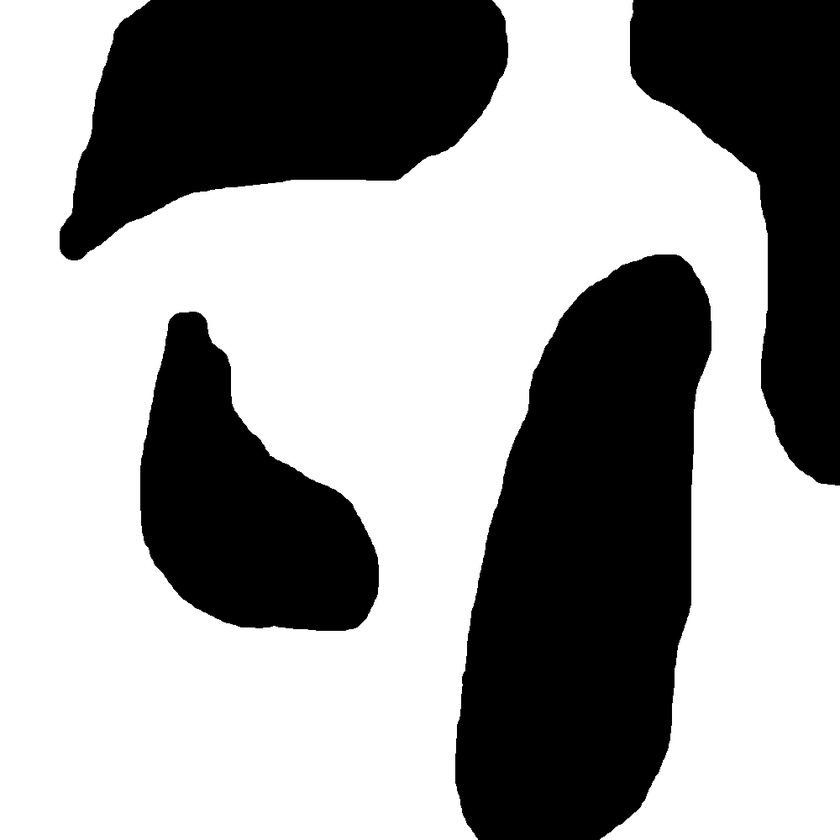
#> input picture PSC/src/Carte2.png, 840 x 840 px, shrunk from 1000 x 1000 before the run
$ python Creer_carte2.py   (older library calls are emulated)
#> lines starting #> are read from the running program, lines starting #| are printed output that depends on the picture; after the words box and inside, x2 and y2 are one past the last pixel; in counts of white or black regions, pixels touching at a corner belong together
#> further down, image_init is the input picture: shape (840, 840); min 0, max 255, mean 154.4
'''
Created on 30 déc. 2016

@author: remi
'''
#!/usr/bin/python
# -*- coding: utf-8 -*-
import numpy as np
import matplotlib.pyplot as plt
from scipy import misc
import time
import heapq

class Noeud(object):
    def __lt__(self, other):
        return comparer2Points(self, other)

    # [7 lines left out: function __init__, not called in this run]

    def _get_posX(self):
        return(self._posX)
    def _set_posX(self,posX):
        self._posX=posX

    posX=property(_get_posX,_set_posX)
    def _get_posY(self):
        return(self._posY)
    def _set_posY(self,posY):
        self._posY=posY

    posY=property(_get_posY,_set_posY)

    def _get_heuristique(self):
        return(self._heuristique)
    def _set_heuristique(self,heuristique):
        self._heuristique=heuristique
    heuristique=property(_get_heuristique,_set_heuristique)
    def _get_parent(self):
        return(self._parent)
    def _set_parent(self,parent):
        self._parent=parent
    parent=property(_get_parent,_set_parent)
    def __eq__(self,other):
        return ((self._get_posX()==other._get_posX()) and (self._get_posY()==other._get_posY()))

    def __lt__(self,other):
        return (self.heuristique<other.heuristique)
    def __gt__(self,other):
        return (self.heuristique>other.heuristique)

class A_star(object):
    # [5 lines left out: function __init__, not called in this run]
    def start(self):
        q_liste=[]
        q=heapq.heappush(q_liste, self.noeudI) # q is the heap wich give us


def NoeudDWN(noeud,Map):
    return(Map[noeud.posY+1][noeud.posX])
def NoeudUP(noeud,Map):
    return(Map[noeud.posY-1][noeud.posX])

def NoeudWST(noeud,Map):
    return(Map[noeud.posY][noeud.posX+1])

def NoeudEST(noeud,Map):
    return(Map[noeud.posY][noeud.posX-1])

def distance(noeud1,noeud2):
    return(abs(noeud1.posX-noeud2.posX)+abs(noeud1.posY-noeud2.posY))

# [6 lines left out: function reconstituerChemin, not called in this run]

def position(noeud):
    return(noeud.posX+'   '+noeud.posY)


# [71 lines left out: functions planificationRoute, cheminValide, comparer2Points, not called in this run]

def binarise(tab, seuil):
    '''
    Cette fonction renvoie un tableau repr�sentant l'image binaris�e
    '''
#> called with seuil = 125
    hauteur=len(tab)
#> hauteur = 840
    largeur=len(tab[0])
#> largeur = 840
    for i in range (0,hauteur,1) :
        for j in range (0,largeur,1) :
            #print(i,j)
            if(tab[i][j] >= seuil):
                tab[i][j] = 0
            else:
                tab[i][j] = 1
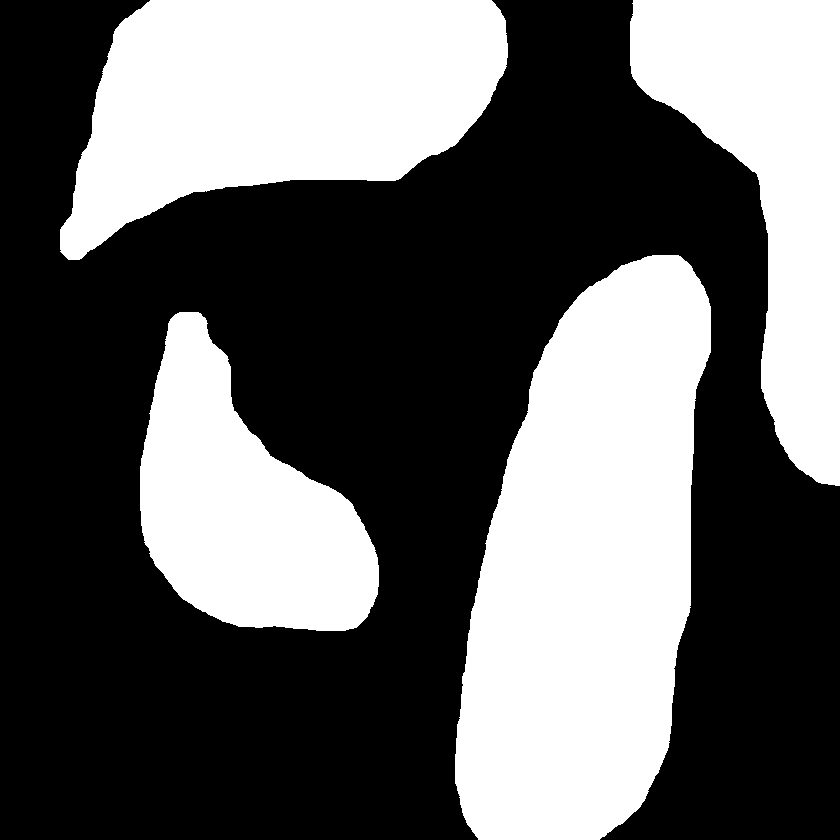
#> tab: shape (840, 840); values 0 (black) and 1 (white), 39.4% white; 4 white regions, box (x1, y1, x2, y2) and area: (455, 255, 711, 840) 106984, (60, 0, 508, 260) 74605, (630, 0, 840, 486) 52091, (140, 312, 379, 631) 44614
    return (tab,hauteur,largeur)

# [100 lines left out: functions initMap, see, Trajet, compteAZero, copy, visualisation and 1 more, not called in this run]


image_init=misc.imread('Carte2.png')
t0=time.clock()
tab,n,m=binarise(image_init,125)
#> n = 840; m = 840
print("algo start")
#> (the run stopped early here; a loop or call above may not have finished)

$ run again, with PSC/src/Carte5.png copied over PSC/src/Carte2.png
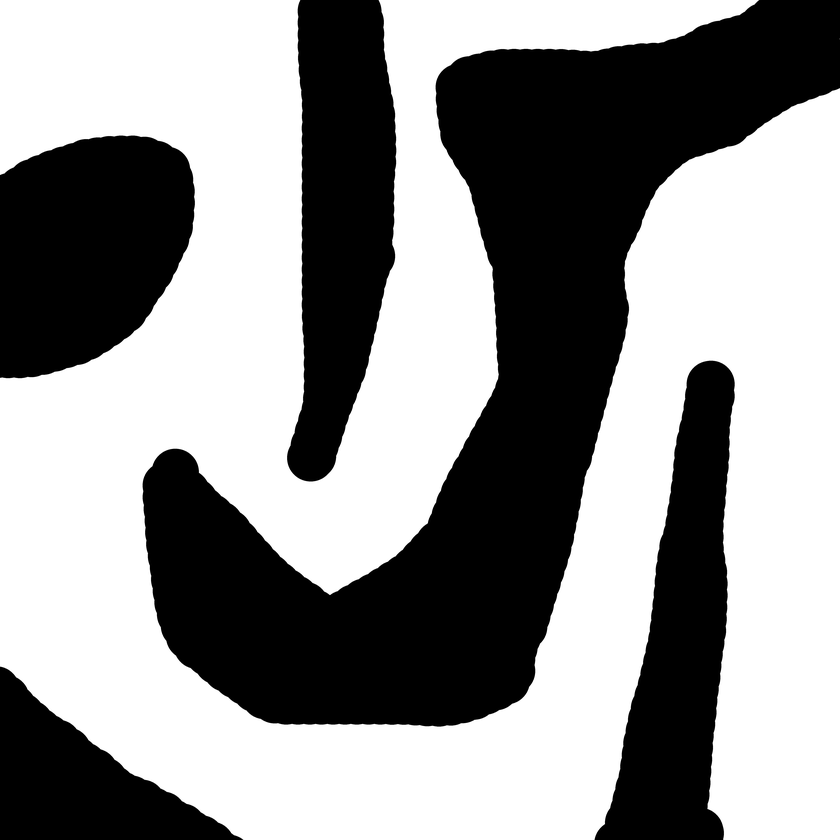
#> input picture PSC/src/Carte5.png, 840 x 840 px, shrunk from 5000 x 5000 before the run
#> image_init is the input picture: shape (840, 840); min 0, max 255, mean 147
#> hauteur = 840
#> after the loop in binarise, `for i in range (0,hauteur,1) :`:
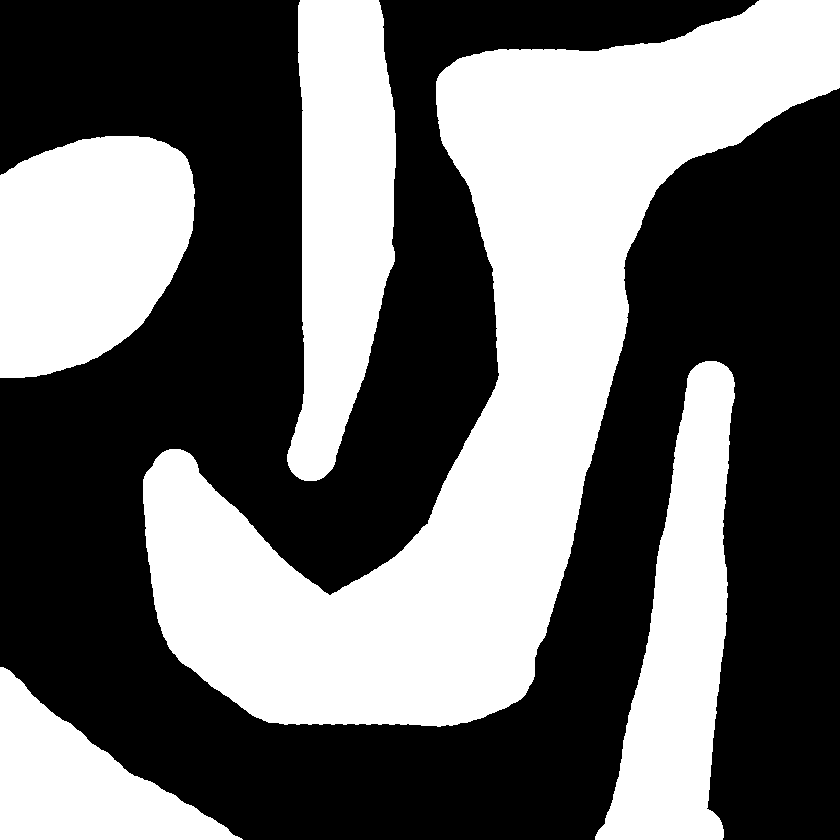
#> tab: shape (840, 840); values 0 (black) and 1 (white), 42.4% white; 5 white regions, box (x1, y1, x2, y2) and area: (143, 0, 840, 727) 169273, (0, 136, 195, 378) 37581, (287, 0, 396, 481) 37416, (595, 361, 735, 840) 34856, (0, 667, 243, 840) 19746
